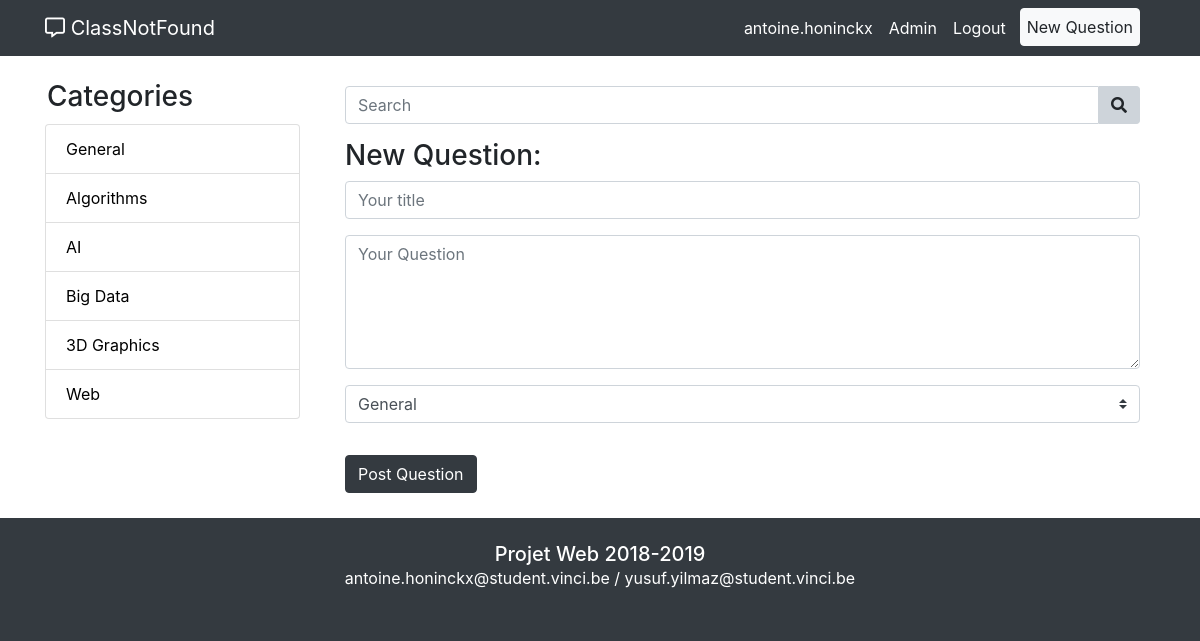
The page /index.php?action=newQuestion (signed in) on the database its author committed.
### tables this page shows
CREATE TABLE IF NOT EXISTS `categories` (
  `category_id` int(11) NOT NULL AUTO_INCREMENT,
  `name` varchar(25) NOT NULL,
  PRIMARY KEY (`category_id`),
  UNIQUE KEY `idx_name` (`name`)
);

### index.php (called while the page is built, shortened)
<?php
$ini=parse_ini_file('config/config.ini');
require_once(MODELS . 'Db.php');
$db = Db::getInstance($ini);
$categories = $db->select_categories();
require_once(VIEWS . 'header.php');
switch ($_GET['action']) {
    case 'newQuestion':
        require_once(CONTROLLERS . 'NewQuestionController.php');
        $controller = new NewQuestionController($db);
        break;
}
$controller->run();
require_once(VIEWS . 'footer.php');

### models/Member.class.php (called while the page is built, shortened)
<?php
class Member
{
    private $_login;
    public function login()
    {
        return $this->_login;
    }
}

### models/Db.php (called while the page is built, shortened)
<?php
class Db
{
    private static $instance = null;
    private $_db;
    private function __construct($ini)
    {
        try {
            $this->_db = new PDO('mysql:host=localhost;dbname=' . $ini['db_name'] . ';charset=utf8', $ini['db_user'], $ini['db_password']);
            $this->_db->setAttribute(PDO::ATTR_ERRMODE, PDO::ERRMODE_EXCEPTION);
            $this->_db->setAttribute(PDO::ATTR_DEFAULT_FETCH_MODE, PDO::FETCH_OBJ);
        } catch (PDOException $e) {
            die('Error: connexion to config failed : ' . $e->getMessage());
        }
    }
    public static function getInstance($ini)
    {
        if (is_null(self::$instance)) {
            self::$instance = new Db($ini);
        }
        return self::$instance;
    }
    public function select_categories()
    {
        $query = 'SELECT * FROM categories ORDER BY category_id ASC';
        $ps = $this->_db->prepare($query);
        $ps->execute();
        $categories = array();
        while ($row = $ps->fetch()) {
            $categories[] = new Category($row->category_id, $row->name);
        }
        return $categories;
    }
}

### models/Category.class.php (called while the page is built, shortened)
<?php
class Category
{
    private $_id;
    private $_name;
    function __construct($id, $name)
    {
        $this->_id = $id;
        $this->_name = $name;
    }
    public function id()
    {
        return $this->_id;
    }
    public function html_name()
    {
        return htmlspecialchars($this->_name);
    }
}

### controllers/NewQuestionController.php (called while the page is built, shortened)
<?php
class NewQuestionController
{
    private $_db;
    public function __construct($db)
    {
        $this->_db = $db;
    }
    public function run()
    {
        $categories = $this->_db->select_categories();
        require_once(VIEWS . 'newQuestion.php');
    }
}

### views/newQuestion.php (the view, shortened to what this page needs)
<div class="container">
    <h3>New Question:</h3>
    <form action="index.php?action=newQuestion" method="post">
        <div class="form-group">
            <input type="text" class="form-control" placeholder="Your title" name="question_title"/>
        </div>
        <div class="form-group">
            <textarea class="form-control" name="question_subject" rows="5" placeholder="Your Question"></textarea>
        </div>
        <div class="form-group">
            <select class="browser-default custom-select custom-select-md mb-3" name="question_category_id">
                <option selected
                        value="<?php echo $categories[0]->id(); ?>"><?php echo $categories[0]->html_name(); ?></option>
            </select>
        </div>
        <input class="btn btn-dark" type="submit" name="form_question" value="Post Question">
    </form>
</div>

### views/header.php (shortened to what this page needs)
<!DOCTYPE html>
<html lang="en">
<head>
    <link rel="stylesheet" href="<?php echo VIEWS ?>CSS/bootstrap.min.css">
    <link rel="stylesheet" href="<?php echo VIEWS ?>CSS/font-awesome-all.css">
    <link rel="stylesheet" href="<?php echo VIEWS ?>CSS/style.css">
</head>
<body>
<nav class="navbar navbar-expand-md navbar-dark bg-dark fixed-top">
    <div class="container">
        <a class="navbar-brand" href="index.php?action=homepage"><i class="far fa-comment-alt"></i> ClassNotFound</a>
        <div class="collapse navbar-collapse" id="navbarResponsive">
            <ul class="navbar-nav ml-auto">
                <?php if(empty($_SESSION['logged'])) { ?>
                <li class="nav-item">
                    <a class="nav-link" href="index.php?action=register">Register</a>
                </li>
                <?php } else { ?>
                <li class="nav-item">
                    <a class="nav-link" href="index.php?action=profile"><?php echo htmlspecialchars(unserialize($_SESSION['login'])->login()); ?></a>
                </li>
                <?php } ?>
                <?php if(!empty($_SESSION['admin'])) { ?>
                <li class="nav-item">
                    <a class="nav-link" href="index.php?action=admin">Admin</a>
                </li>
                <?php } ?>
                <li class="nav-item">
                    <a class="nav-link" href="index.php?action=<?php echo empty($_SESSION['logged']) ? 'login">Login' : 'logout">Logout'?></a>
                </li>
                <li class="nav-item">
                    <a id="btn-new-question" class="nav-link" href="index.php?action=newQuestion"><button id="btn-new-question" class="btn btn-light" type="button">New Question</button></a>
                </li>
            </ul>
        </div>
    </div>
</nav>
<section id="main">
    <div class="container">
        <div class="row">
            <div class="col-md-3">
                <h3 id="categories" class="my-4">Categories</h3>
                <div class="list-group">
                    <?php foreach ($categories as $i => $category) { ?>
                    <a href="index.php?action=category&id=<?php echo $category->id(); ?>" class="list-group-item category"><?php echo $category->html_name(); ?></a>
                    <?php } ?>
                </div>
            </div>
            <div class="col-md-9">
                <div class="container-fluid form-search">
                    <form action="index.php?action=search" method="post">
                        <div class="input-group">
                            <input class="form-control" type="text" placeholder="Search" name="search" <?php if(isset($_POST['search'])) echo 'value="' . htmlspecialchars($_POST['search']) . '"' ?>>
                            <div class="input-group-btn">
                            <button id="btn-search" class="btn btn-default" type="submit" name="form_search"><i class="fas fa-search"></i></button>
                            </div>
                        </div>
                    </form>
                </div>

### views/CSS/style.css (style rules this page uses)
body { padding-top: 56px; background-color: #343A40; }
a#btn-new-question { padding: 0px 15px 0px 6px; }
button#btn-new-question { padding: 6px; }
.list-group { margin-bottom: 10px !important; }
#categories { margin-bottom: 10px !important; margin-left: 2px; }
a.list-group-item { text-decoration: none; color: black; }
.form-search { margin-top: 30px; margin-bottom: 15px; }
#btn-search { background-color: #CED4DA; border: 1px solid #CED4DA; border-bottom-left-radius: 0px; border-top-left-radius: 0px; border-left: none; }
section#main { background-color: #fff; padding-bottom: 25px; }
a.nav-link { color: #FFF !important; }

### rows shown on the page
categories: name "General", question_category_id "General"
categories: name "Algorithms"
categories: name "AI"
categories: name "Big Data"
categories: name "3D Graphics"
categories: name "Web"

### other values the page prints
unserialize($_SESSION['login'])->login() "antoine.honinckx"
